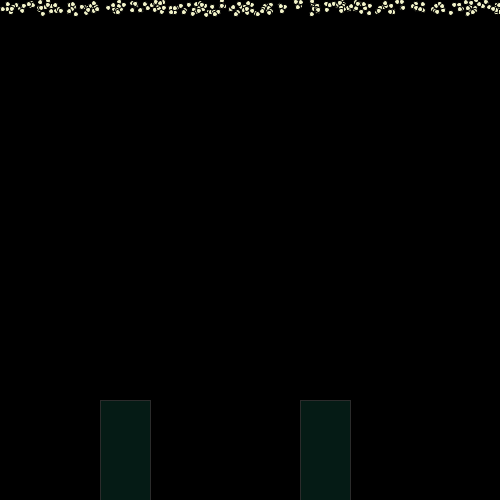
Frame 1 (no input)
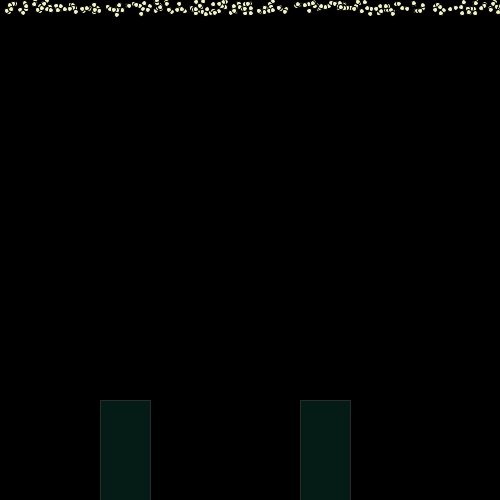
Frame 60 (the mouse pressed at the canvas centre just before this capture)
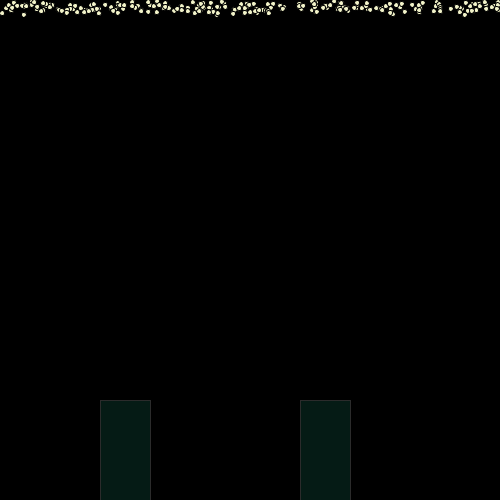
Frame 120 (the mouse held since frame 60 and released just before this capture)

The Processing sketch that drew these frames (run headless with seeded random() and noise(); from frame 60 on, the mouse is pressed at the canvas centre):

// Processing sketch: processing_133301
// ── processing_133301.pde

/*Jacqueline Miller
HW loops
*/

class circle{  
 
PVector loc1 = new PVector();
PVector loc2= new PVector();
PVector yspeed1 = new PVector();
PVector yspeed2  = new PVector();
float diam;
boolean answer1;
boolean answer2;

 
 
circle(){
loc1 = new PVector(random(800),random(10));
loc2 = new PVector (random(799), random(10));
diam = 5;   
answer1 = false;   
answer2 = false;  }
 
void move(){
if(key=='1') { answer1 = true;} else {answer1=false;}  
if(key=='2') { answer2 = true;} else {answer2=false;} 

if(answer1 == true){
   yspeed1 = new PVector (random(-1,1),random(14));  
   loc1.add(yspeed1); 
  }
   
if(answer2 == true){
  yspeed2 = new PVector (random(-1,1),random(14)); 
  loc2.add(yspeed2);
 }
}

void display(){   //lets begin forming our cell
  stroke (0);
  fill(242,243,201);
  ellipse(loc1.x+(random(5)),loc1.y+(random(5)),diam,diam);   // since loc PVec defined randomly, loc x and loc y will be placed randomly
  ellipse(loc2.x+(random(5)),loc2.y+(random(5)),diam,diam);

if(loc1.y>height-10){
  loc1.y=height-10;
}

if(loc2.y>height-10){
  loc2.y=height-10;
  }
 }
}
   
circle[] mycircles= new circle[200];

boolean answer1=false;
boolean answer2=false;

void setup(){
  background(0,0,0);
  size(500,500);
  smooth();
 
  for(int i =0; i<mycircles.length; i++) {
  mycircles[i] = new circle();
 }
} 
 
void draw(){
  background(0); 
  stroke(43,43,43);
  fill(43,230,180,30);
  rect (100,400, 50,100);
   
  stroke(43,43,43);
  fill(43,230,180,30);
  rect (300,400, 50,100);
for (int i=0; i<mycircles.length; i++){  
  mycircles[i].display();
  mycircles[i].move();

if(key=='1') { answer1 = true;} else {answer1=false;}  
if(key=='2') { answer2 = true;} else {answer2=false;} 
 } 
}



/*float a, b;
void setup(){
  size (500,500);
}
void draw(){
  
  float x0=map(sin(a), -1, 1, 20, width-20);
    float y0=map(cos(a), -1, 1, 20, width-20);
      float x1=map(sin(b), -1, 1, 20, width-20);
        float y1=map(cos(b), -1, 1, 20, width-20);
        
        line(x0, y0, x1, y1);
        a+=0.1; // how many are drawn depends on the difference between the decimals. 
       b+= b+ 0.9;
       
}

      */
